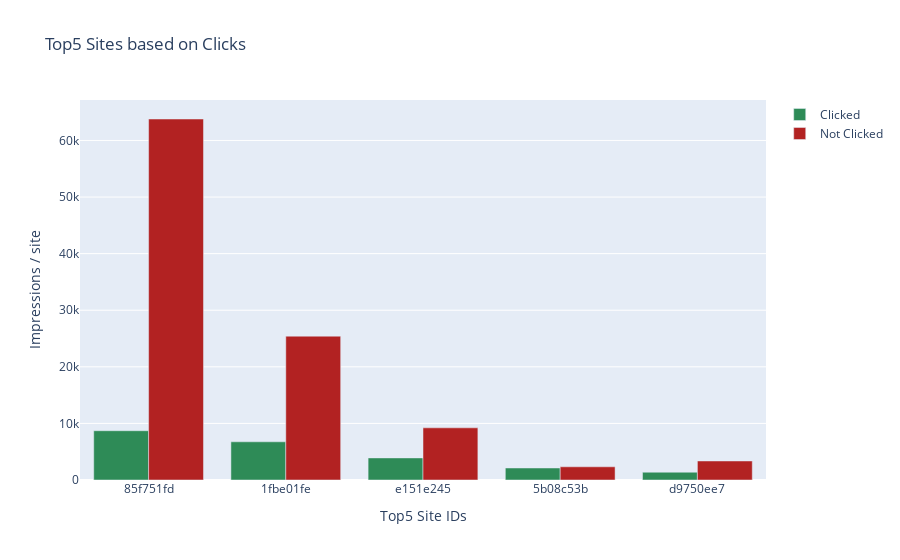

Here is the notebook cell this chart was saved with:
### Code cell
fig = go.Figure(data=[
    go.Bar(name='Clicked', x=top5_sites_click["site_id"], y=top5_sites_click["Clicked"],
           hovertemplate='Site ID: %{x} <br>Clicks: %{y}', marker_color='seagreen'),
    go.Bar(name='Not Clicked', x=top5_sites_click["site_id"], y=top5_sites_click["Not Clicked"], 
           hovertemplate='Site ID: %{x} <br>Clicks: %{y}', marker_color='firebrick')
])
# Change the bar mode
fig.update_layout(
    title = 'Top5 Sites based on Clicks',
    xaxis_title = "Top5 Site IDs",
    yaxis_title = "Impressions / site",
    barmode='group',
    )
fig.show()

### Figure 1 — Plotly figure (JSON) as saved in the notebook; plotly's stock layout.template omitted (floating-point values rounded to 4 significant figures)
{"data": [{"hovertemplate": "Site ID: %{x} <br>Clicks: %{y}", "marker": {"color": "seagreen"}, "name": "Clicked", "type": "bar", "x": ["85f751fd", "1fbe01fe", "e151e245", "5b08c53b", "d9750ee7"], "y": [8706, 6749, 3901, 2123, 1380]}, {"hovertemplate": "Site ID: %{x} <br>Clicks: %{y}", "marker": {"color": "firebrick"}, "name": "Not Clicked", "type": "bar", "x": ["85f751fd", "1fbe01fe", "e151e245", "5b08c53b", "d9750ee7"], "y": [63793, 25416, 9218, 2330, 3361]}], "layout": {"barmode": "group", "title": {"text": "Top5 Sites based on Clicks"}, "xaxis": {"title": {"text": "Top5 Site IDs"}}, "yaxis": {"title": {"text": "Impressions / site"}}}}
